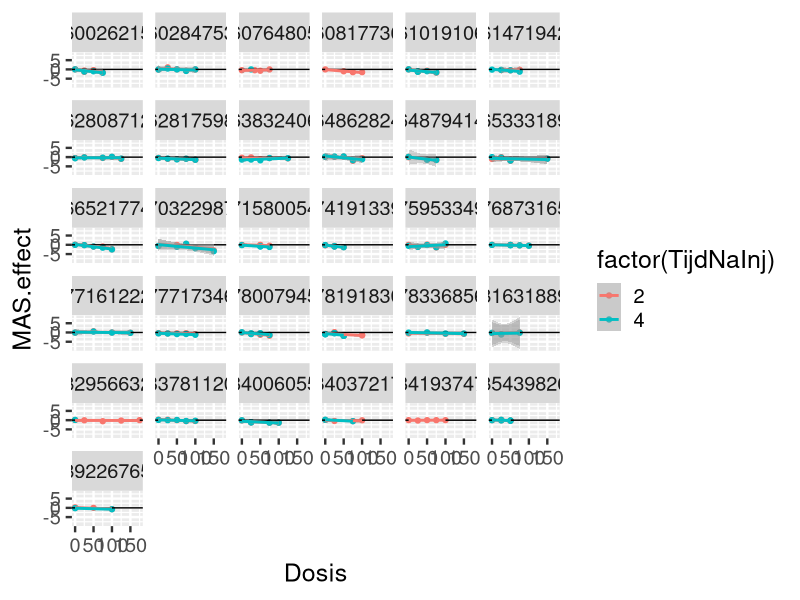
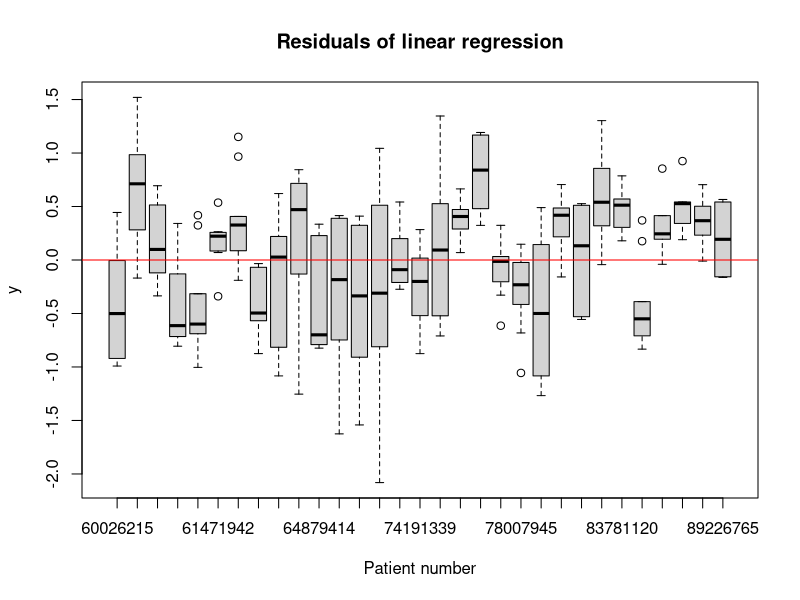

Source code (R) for these figures, in order:
# ----------------------------------
# baclophen trials: (placebo)effects
# ----------------------------------

library(readxl)
library(lattice)
library(ggplot2)
library(lme4)

setwd('D:/Other/ITB/')

# itbdata.xlsx <- read_excel("ITB trials - data-analyse.xlsx", sheet = 1)
# itbdata.xlsx <- read_excel("Kopie van ITB trials - data-analyse (002) 13-06-17.xlsx", sheet = 1)
itbdata.xlsx <- read_excel("ITB trials - data-analyse 20170831.xlsx", sheet = 1)
date.tag <- "20170831"


# dataset met effecten
itb.effect.2uur <- data.frame(itbdata.xlsx, TijdNaInj = 2, MAS.effect = itbdata.xlsx$MASna2uur - itbdata.xlsx$MASvoor)
itb.effect.4uur <- data.frame(itbdata.xlsx, TijdNaInj = 4, MAS.effect = itbdata.xlsx$MASna4uur - itbdata.xlsx$MASvoor)
itb.effect <- rbind(itb.effect.2uur, itb.effect.4uur)
# dosis van de vorige dag toevoegen
itb.effect <- data.frame(itb.effect, vorigeDosis = 0)
for (i in 1:NROW(itb.effect)) {
  print(i)
  if (itb.effect$Dag[i] > 1) {
    vorige.dag <- itb.effect$Dag[i] - 1
    selectie <- itb.effect$EAD.nummer == itb.effect$EAD.nummer[i] & itb.effect$Dag == vorige.dag
    # rij met effect na 2 en 4 uur worden geselecteerd maar de dosis vn de vorige dag is dezelfde, vandaar mean
    itb.effect$vorigeDosis[i] <- mean(itb.effect$Dosis[selectie])
  }
}
# dosis van 2 dage eerder toevoegen
itb.effect <- data.frame(itb.effect, DosisEergisteren = 0)
for (i in 1:NROW(itb.effect)) {
  if (itb.effect$Dag[i] > 2) {
    eergisteren <- itb.effect$Dag[i] - 1
    selectie <- itb.effect$EAD.nummer == itb.effect$EAD.nummer[i] & itb.effect$Dag == eergisteren
    # rij met effect na 2 en 4 uur worden geselecteerd maar de dosis vn de vorige dag is dezelfde, vandaar mean
    itb.effect$DosisEergisteren[i] <- mean(itb.effect$Dosis[selectie])
  }
}


tiff(paste0("Overzicht_dosis_effect_per_patient_", date.tag, ".tiff"), width = 4*480, height = 8*480, 
     units = "px", pointsize = 12, res = 144, compression = "lzw")
p <- ggplot(data = itb.effect, aes(x = Dosis, y = MAS.effect, colour = factor(TijdNaInj))) + geom_point() + facet_wrap( ~ EAD.nummer)
p <- p  + geom_hline(aes(yintercept=0)) + stat_smooth(method = "lm") + theme_grey(base_size = 18)
p
dev.off()

# ----------------------------
# simple linear regression
# ----------------------------

lm.itb <- lm(MAS.effect ~ Dosis + TijdNaInj + vorigeDosis + DosisEergisteren, data = itb.effect, na.action = na.exclude)
summary(lm.itb)

# Call:
#   lm(formula = MAS.effect ~ Dosis + TijdNaInj + vorigeDosis + DosisEergisteren, 
#      data = itb.effect, na.action = na.exclude)
# 
# Residuals:
#   Min       1Q   Median       3Q      Max 
# -2.08076 -0.48623  0.09928  0.41780  1.51989 
# 
# Coefficients:
#   Estimate Std. Error t value Pr(>|t|)    
# (Intercept)      -0.1132756  0.1334642  -0.849  0.39680    
# Dosis            -0.0060867  0.0009521  -6.393  7.3e-10 ***
#   TijdNaInj        -0.0622253  0.0373753  -1.665  0.09712 .  
# vorigeDosis       0.0066979  0.0025714   2.605  0.00971 ** 
#   DosisEergisteren -0.0077385  0.0023965  -3.229  0.00140 ** 
#   ---
#   Signif. codes:  0 '***' 0.001 '**' 0.01 '*' 0.05 '.' 0.1 ' ' 1
# 
# Residual standard error: 0.6114 on 265 degrees of freedom
# (54 observations deleted due to missingness)
# Multiple R-squared:  0.1644,	Adjusted R-squared:  0.1518 
# F-statistic: 13.04 on 4 and 265 DF,  p-value: 1.051e-09

tiff('residuals_linear_regression_full_model.tiff', width = 4*480, height = 2*480,
     units = "px", pointsize = 12, res = 144, compression = "lzw")
plot(factor(itb.effect$EAD.nummer), residuals(lm.itb),
     main = 'Residuals of linear regression',
     xlab = 'Patient number')
abline(h = 0, col = 'red')
dev.off()

# residuals are not normaly distributed around zero => linear regression is not ok


# fitting a linear mixed model
# ----------------------------

itb.lme4 = lmer(MAS.effect ~ Dosis + (1 | EAD.nummer), data = itb.effect)
summary(itb.lme4)

itb.lme4 = lmer(MAS.effect ~ Dosis + (Dosis | EAD.nummer), data = itb.effect)
summary(itb.lme4)

itb.lme4 = lmer(MAS.effect ~ 0 + Dosis + vorigeDosis + TijdNaInj + (1 | EAD.nummer), data = itb.effect)
summary(itb.lme4)

itb.lme4.3 = lmer(MAS.effect ~ Dosis + vorigeDosis + TijdNaInj + (Dosis | EAD.nummer), data = itb.effect)
summary(itb.lme4.3)

itb.lme4.4 = lmer(MAS.effect ~ 0 + Dosis + vorigeDosis + TijdNaInj + (Dosis | EAD.nummer), data = itb.effect)
summary(itb.lme4.4)


anova(itb.lme4.3, itb.lme4.4)

itb.lme4.5 = lmer(MAS.effect ~ 0 + Dosis + vorigeDosis + (Dosis | EAD.nummer), data = itb.effect)
summary(itb.lme4.5)














